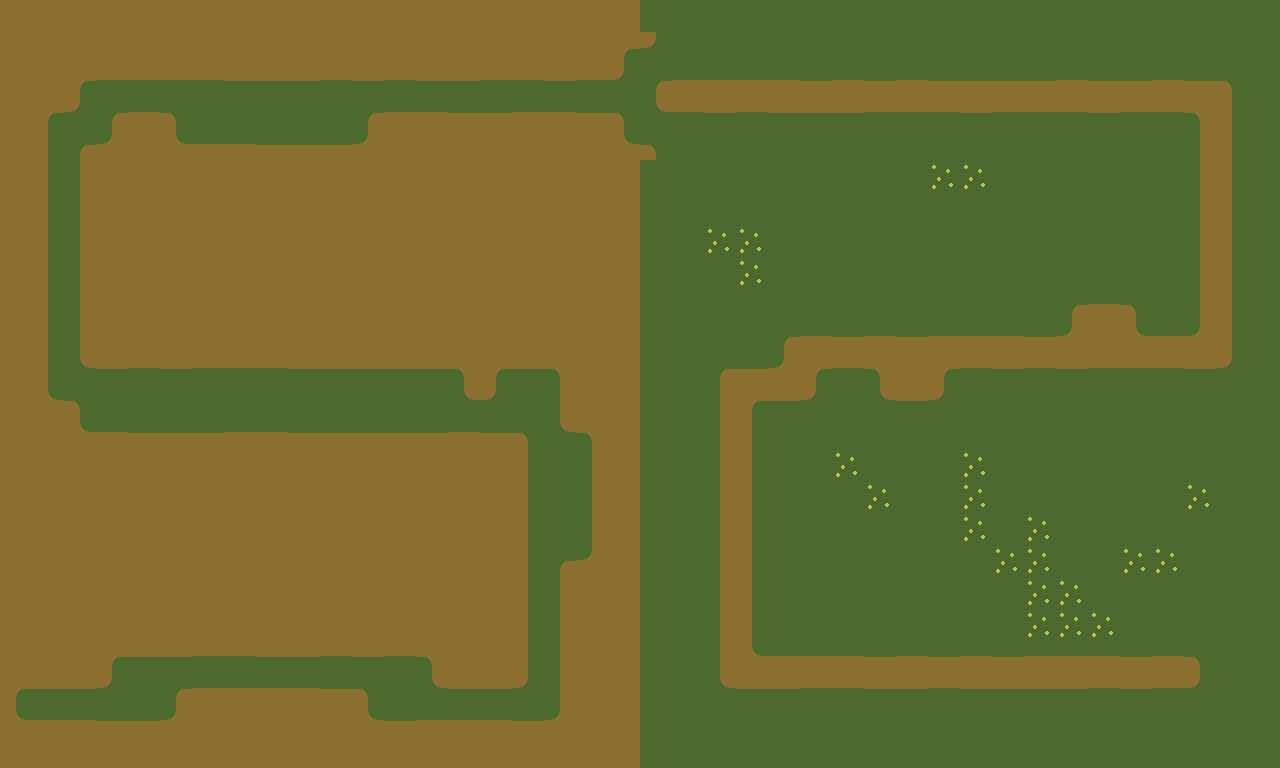

The image is a tile-based game level rendered from a .tmx file. Its description and complete source (layers, tilesets, objects, tile grids) follow:
An orthogonal 40x24 tile map with 32x32 px tiles, 1 tile layer (Kachelebene 1) and 4 objects (3x Tower Places).

<map version="1.8" tiledversion="1.8.0" orientation="orthogonal" renderorder="right-down" width="40" height="24" tilewidth="32" tileheight="32" infinite="0" nextlayerid="4" nextobjectid="13">
 <editorsettings>
  <export target="test.json.tmj" format="json" />
 </editorsettings>
 <tileset firstgid="1" source="../images/tileset.tsx" />
 <layer id="1" name="Kachelebene 1" width="40" height="24">
  <data encoding="csv">
8,8,8,8,8,8,8,8,8,8,8,8,8,8,8,8,8,8,8,8,4,4,4,4,4,4,4,4,4,4,4,4,4,4,4,4,4,4,4,4,
8,8,8,8,8,8,8,8,8,8,8,8,8,8,8,8,8,8,8,5,35,4,4,4,4,4,4,4,4,4,4,4,4,4,4,4,4,4,4,4,
8,8,5,34,34,34,34,6,6,6,34,6,34,6,6,34,34,6,34,35,1,38,38,38,38,2,38,2,38,2,2,2,2,38,2,2,38,2,3,4,
8,5,35,1,38,3,22,22,4,22,4,1,38,38,2,2,38,38,2,3,33,34,6,34,6,6,6,34,34,34,6,34,34,34,6,34,34,7,21,4,
8,21,1,39,8,37,38,38,2,2,2,39,8,8,8,8,8,8,8,37,3,4,4,4,4,4,4,4,4,4,4,4,4,4,4,4,4,23,21,4,
8,19,23,8,8,8,8,8,8,8,8,8,8,8,8,8,8,8,8,8,4,4,4,4,4,4,4,4,4,20,20,4,4,4,4,4,4,17,19,4,
8,21,17,8,8,8,8,8,8,8,8,8,8,8,8,8,8,8,8,8,4,4,4,4,4,4,4,4,4,4,22,4,4,4,4,4,4,17,21,4,
8,19,17,8,8,8,8,8,8,8,8,8,8,8,8,8,8,8,8,8,4,4,20,20,4,4,4,4,4,4,4,4,4,4,4,4,4,17,19,4,
8,21,23,8,8,8,8,8,8,8,8,8,8,8,8,8,8,8,8,8,4,4,22,20,4,4,4,4,4,4,4,4,4,4,4,4,4,17,21,4,
8,19,17,8,8,8,8,8,8,8,8,8,8,8,8,8,8,8,8,8,4,4,4,4,4,4,4,4,4,4,4,4,4,1,38,3,4,23,19,4,
8,19,23,8,8,8,8,8,8,8,8,8,8,8,8,8,8,8,8,8,4,4,4,4,1,38,2,38,2,38,38,38,2,39,8,37,38,39,21,4,
8,19,33,6,34,6,34,34,34,6,6,6,6,6,7,5,6,7,8,8,4,4,1,2,39,5,34,7,8,5,34,6,34,6,34,34,34,6,35,4,
8,37,3,22,22,4,22,4,22,4,22,22,22,22,33,35,4,17,8,8,4,4,17,5,6,35,4,33,6,35,4,4,4,4,4,4,4,4,4,4,
8,8,37,38,2,2,2,38,38,2,2,2,2,2,38,2,3,33,7,8,4,4,23,21,4,4,4,4,4,4,4,4,4,4,4,4,4,4,4,4,
8,8,8,8,8,8,8,8,8,8,8,8,8,8,8,8,19,4,17,8,4,4,17,21,4,4,20,4,4,4,20,4,4,4,4,4,4,22,4,4,
8,8,8,8,8,8,8,8,8,8,8,8,8,8,8,8,19,4,23,8,4,4,17,19,4,4,4,20,22,4,20,22,4,4,4,4,4,20,4,4,
8,8,8,8,8,8,8,8,8,8,8,8,8,8,8,8,21,4,17,8,4,4,23,19,4,4,4,4,4,4,20,22,20,4,4,4,4,4,4,4,
8,8,8,8,8,8,8,8,8,8,8,8,8,8,8,8,19,1,39,8,4,4,23,19,4,4,4,4,4,4,4,20,20,4,4,20,20,4,4,4,
8,8,8,8,8,8,8,8,8,8,8,8,8,8,8,8,21,23,8,8,4,4,17,19,4,4,4,4,4,4,4,4,20,20,22,4,22,4,4,4,
8,8,8,8,8,8,8,8,8,8,8,8,8,8,8,8,21,23,8,8,4,4,23,19,4,4,4,4,4,4,4,4,20,20,20,4,4,4,4,4,
8,8,8,5,6,6,34,34,6,6,34,6,34,7,8,8,19,17,8,8,4,4,17,37,38,38,38,2,38,2,38,2,38,38,38,2,38,3,4,4,
5,6,6,35,4,1,38,38,38,38,2,3,4,33,6,6,35,17,8,8,4,4,33,6,6,34,34,6,6,34,6,6,6,6,34,6,34,35,4,4,
37,38,38,2,2,39,8,8,8,8,8,37,2,38,38,38,2,39,8,8,4,4,4,4,4,4,4,4,4,4,4,4,4,4,4,4,4,4,4,4,
8,8,8,8,8,8,8,8,8,8,8,8,8,8,8,8,8,8,8,8,4,4,4,4,4,4,4,4,4,4,4,4,4,4,4,4,4,4,4,4
</data>
 </layer>
 <objectgroup id="2" name="Tower Positions">
  <object id="7" type="Tower Places" x="128" y="160" width="480" height="64" />
  <object id="8" type="Tower Places" x="96" y="224" width="64" height="128" />
  <object id="9" type="Tower Places" x="160" y="288" width="448" height="64" />
 </objectgroup>
 <objectgroup id="3" name="Waypoints">
  <object id="12" x="1181" y="674">
   <polyline points="0,0 -438,0 -438,-325 25.6667,-325 25.6667,-581 -513,-582.5 -1113.67,-575.167 -1113,-281.167 -641,-276.5 -636.333,20.8333 -1155.67,29.5" />
  </object>
 </objectgroup>
</map>
